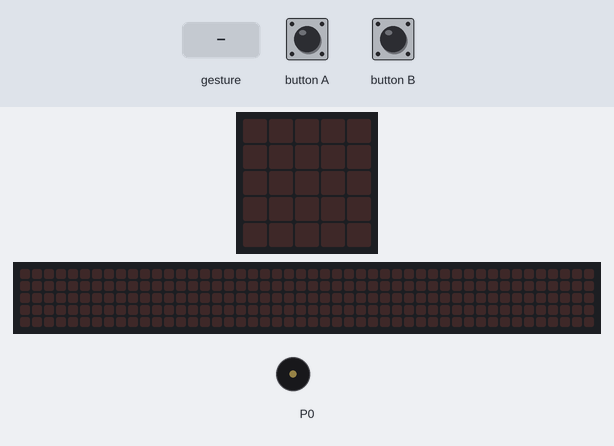
This program was run on a simulated BBC micro:bit (MakeCode). Shown: the board's 5×5 LED display, a strip that is not on the board, showing the scrolling text unrolled, buzzer (waves = sounding). The test bench sets the inputs (shaded band). A tilt is held for 1.5 s and a shake lasts 1 s, then the board lies face up again; the 48×5 strip is a reading aid, not a part: it shows the text the display is scrolling, unrolled, one strip-width of it at a time.

Above: at 1.2 s.
1.3 s: button A pressed for 0.15 s
At 2.2 s:
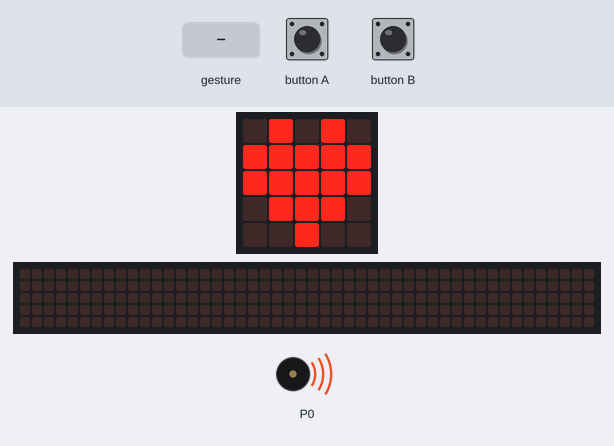
4.3 s: button B pressed for 0.15 s
At 5.29 s:
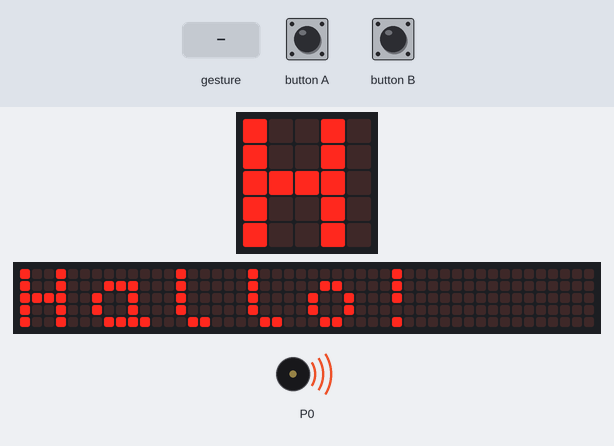
7.3 s: gesture 'shake'
10.3 s: button B pressed for 0.15 s
13.3 s: button A pressed for 0.15 s
At 13.92 s:
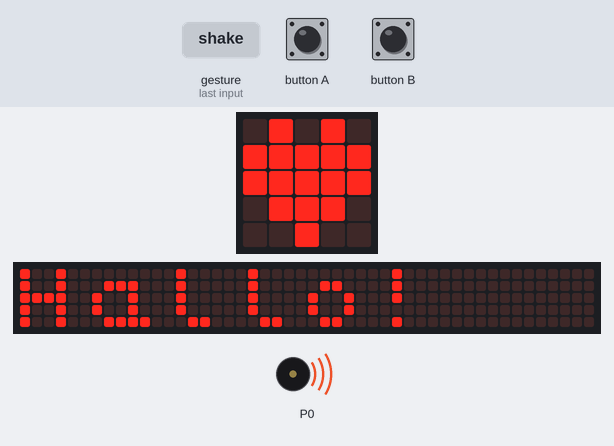
19.4 s: button B pressed for 0.15 s
At 24.42 s:
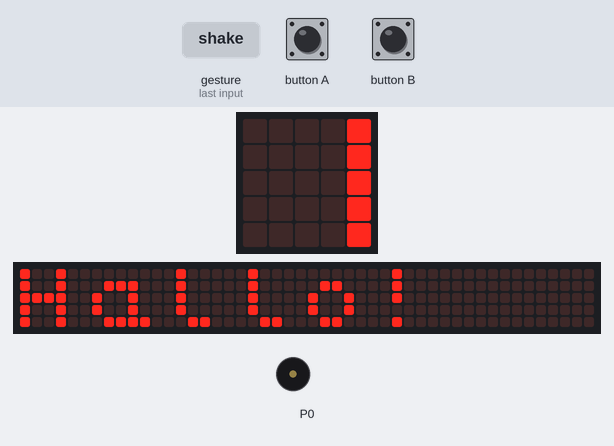
Timing chart, 0 to 32.4 s (numbered marks = the images above; inputs shaded):
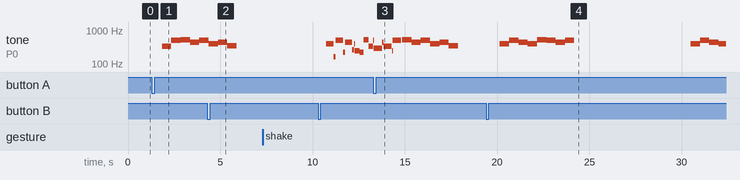

The program:

main.ts
```typescript
input.onButtonPressed(Button.A, function () {
    basic.showLeds(`
        . # . # .
        # # # # #
        # # # # #
        . # # # .
        . . # . .
        `)
    music.playMelody("E B C5 A B G A F ", 120)
    basic.clearScreen()
})
input.onGesture(Gesture.Shake, function () {
    basic.showLeds(`
        # # . # #
        # # . # #
        # # # # #
        # # . # #
        # # . # #
        `)
    music.playTone(165, music.beat(BeatFraction.Whole))
    music.playTone(220, music.beat(BeatFraction.Whole))
    music.playTone(262, music.beat(BeatFraction.Quarter))
    music.playTone(247, music.beat(BeatFraction.Half))
    music.playTone(220, music.beat(BeatFraction.Whole))
    music.playTone(330, music.beat(BeatFraction.Half))
    music.playTone(294, music.beat(BeatFraction.Double))
    music.playTone(247, music.beat(BeatFraction.Whole))
    basic.clearScreen()
})
input.onButtonPressed(Button.B, function () {
    basic.showString("Hallo!")
    music.playMelody("G B A G C5 B A B ", 120)
})
```

test.ts
```typescript
// tests gaan hier; deze zal niet worden gecompileerd wanneer dit pakket wordt gebruikt als extensie.
```

Measured:
- after the input at 1.3 s, tone on P0: plays 330 Hz for 0.51 s, 494 Hz for 0.51 s, 523 Hz for 0.51 s, 440 Hz for 0.51 s, 494 Hz for 0.43 s, starting after 0.55 s; the display: changes after 0.15 s (image 1)
- after the input at 4.3 s, the display: first changes after 0.15 s (image 2 shows a later state)
- after the input at 13.3 s, the display: first changes after 0.15 s (image 3 shows a later state)
